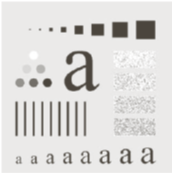
#> input picture Spatial Filtering/a.png, 172 x 173 px
$ python Guassian-filter.py
#> lines starting #> are read from the running program, lines starting #| are printed output that depends on the picture
import cv2
import numpy as np

# Read the img
img = cv2.imread('a.png')
#> img is the input picture: shape (173, 172, 3); mean B, G, R 217.4, 219, 220.3

# Convert the img to grayscale
grayImage = cv2.cvtColor(img, cv2.COLOR_BGR2GRAY)

# Apply Gaussian filter with σ = 1.4
sigma = 1.4
resultGaussian = cv2.GaussianBlur(grayImage, (0, 0), sigma)
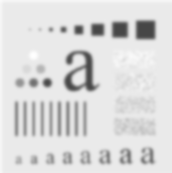
#> resultGaussian: shape (173, 172); min 70, max 255, mean 219

#Apply Gaussian filter with higher sigma
sigma = 5
resultGaussian2 = cv2.GaussianBlur(grayImage, (0, 0), sigma)
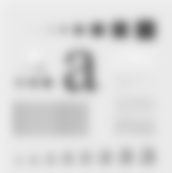
#> resultGaussian2: shape (173, 172); min 89, max 241, mean 218.9

#Apply Gaussian filter with lower sigma
sigma = 0.5
resultGaussian3 = cv2.GaussianBlur(grayImage, (0, 0), sigma)


# Display the result
cv2.imshow('Original Image', grayImage)
cv2.imshow('Gaussian Filter (σ = 1.4)', resultGaussian)
cv2.imshow('Gaussian Filter (σ = 5)', resultGaussian2)
cv2.imshow('Gaussian Filter (σ = 0.5)', resultGaussian3)


cv2.waitKey(0)
cv2.destroyAllWindows()
